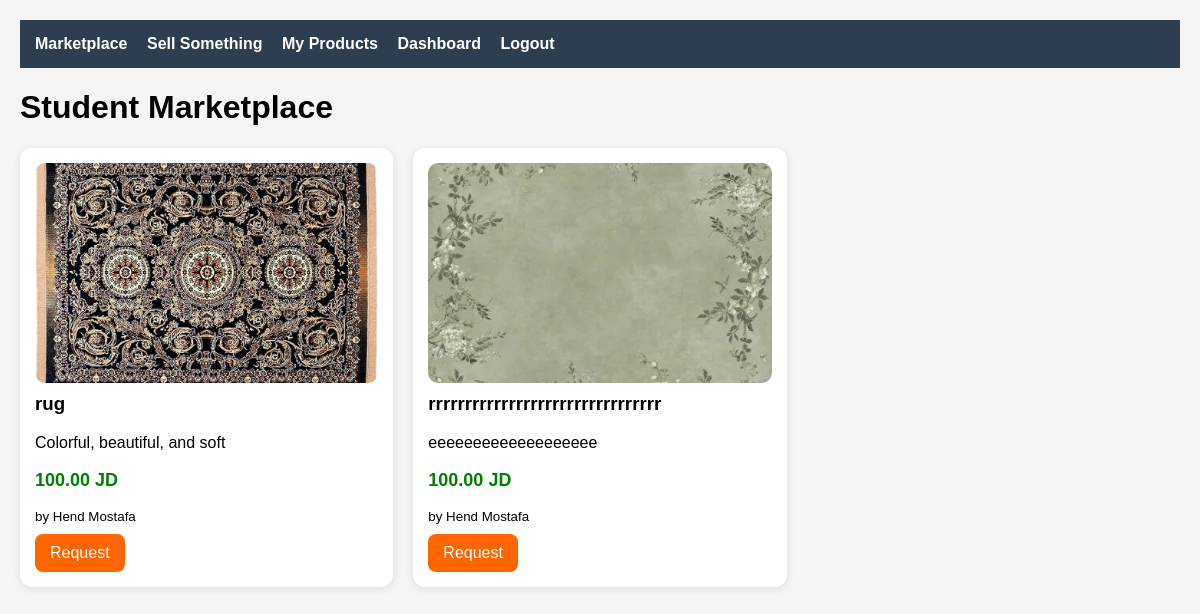
The app's page /marketplace/view_products.php (signed in) with its own data.
### tables this page shows
CREATE TABLE `products` (
  `id` int(11) NOT NULL,
  `user_id` int(11) DEFAULT NULL,
  `title` varchar(150) NOT NULL,
  `description` text DEFAULT NULL,
  `price` decimal(10,2) DEFAULT NULL,
  `image` varchar(255) DEFAULT NULL,
  `status` enum('pending','approved','rejected') DEFAULT 'pending',
  `created_at` timestamp NOT NULL DEFAULT current_timestamp()
);

CREATE TABLE `users` (
  `id` int(11) NOT NULL,
  `name` varchar(100) NOT NULL,
  `email` varchar(100) NOT NULL,
  `password` varchar(255) NOT NULL,
  `role` varchar(20) NOT NULL DEFAULT 'student',
  `proof_file` varchar(255) DEFAULT NULL,
  `faculty` varchar(30) DEFAULT NULL,
  `pending` tinyint(4) DEFAULT 0
);

### marketplace/view_products.php (the view, shortened to what this page needs)
<?php
include "../database/db_connection.php";
$sql = "SELECT p.*, u.name FROM products p JOIN users u ON p.user_id = u.id WHERE p.status='approved'";
$res = mysqli_query($conn, $sql);
?>
<html>
<head>
    <link rel="stylesheet" href="../assets/css/marketplace.css">
</head>
<body>
<div class="navbar">
    <a href="view_products.php">Marketplace</a>
    <a href="add_product.php">Sell Something</a>
    <a href="my_products.php">My Products</a>
   <a href="../<?php echo $_SESSION['role']; ?>/dashboard.php">Dashboard</a>
   <a href="../auth/logout.php">Logout</a>
</div>
<div class="container">
    <h1>Student Marketplace</h1>
    <div class="product-grid">
    <?php while($row = mysqli_fetch_assoc($res)): ?>
        <div class="product-card">
            <?php if($row['image']){ ?>
                <img src="<?= $row['image'] ?>">
            <?php } ?>
            <h3><?= $row['title'] ?></h3>
            <p><?= $row['description'] ?></p>
            <p class="price">
                <?= $row['price'] ?> JD
            </p>
            <small>
                by <?= $row['name'] ?>
            </small>
            <br>
            <a class="btn btn-primary"
               href="request_product.php?id=<?= $row['id'] ?>">
               Request
            </a>
        </div>
    <?php endwhile; ?>
    </div>
</div>
</body>
</html>

### assets/css/marketplace.css (style rules this page uses)
body { font-family: Arial; background:#f5f5f5; margin:0; padding:20px; }
* { box-sizing:border-box; }
.navbar { background:#2c3e50; padding:15px; margin-bottom:20px; }
.navbar a { color:white; text-decoration:none; margin-right:15px; font-weight:bold; }
.container { max-width:1200px; margin:auto; }
.product-grid { display:grid; grid-template-columns:repeat(auto-fill,minmax(280px,1fr)); gap:20px; }
.product-card { background:white; border-radius:12px; overflow:hidden; box-shadow:0 2px 8px rgba(0,0,0,0.1); padding:15px; }
.product-card img { width:100%; height:220px; object-fit:cover; border-radius:10px; }
.product-card h3 { margin-top:10px; }
.price { color:green; font-weight:bold; font-size:18px; }
.btn { display:inline-block; padding:10px 15px; border-radius:8px; text-decoration:none; margin-top:10px; color:white; }
.btn-primary { background:#ff6600; }

### records on screen
products: image (picture), title "rug", description "Colorful, beautiful, and soft", price "100.00", user.name "Hend Mostafa"
products: image (picture), title "rrrrrrrrrrrrrrrrrrrrrrrrrrrrrrrr", description "eeeeeeeeeeeeeeeeeee", price "100.00", user.name "Hend Mostafa"
